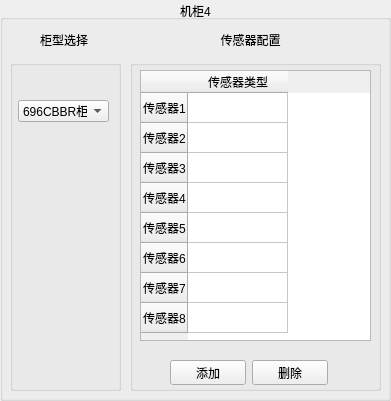
      <widget class="QGroupBox" name="groupBox_61">
       <property name="geometry">
        <rect>
         <x>1210</x>
         <y>10</y>
         <width>391</width>
         <height>401</height>
        </rect>
       </property>
       <property name="title">
        <string>机柜4</string>
       </property>
       <property name="alignment">
        <set>Qt::AlignCenter</set>
       </property>
       <widget class="QGroupBox" name="groupBox_62">
        <property name="geometry">
         <rect>
          <x>710</x>
          <y>0</y>
          <width>211</width>
          <height>281</height>
         </rect>
        </property>
        <property name="title">
         <string>机柜1</string>
        </property>
       </widget>
       <widget class="QGroupBox" name="groupBox_63">
        <property name="geometry">
         <rect>
          <x>10</x>
          <y>60</y>
          <width>111</width>
          <height>331</height>
         </rect>
        </property>
        <property name="title">
         <string/>
        </property>
        <widget class="QComboBox" name="Cabinet_comboBox_4852_master_c4">
         <property name="geometry">
          <rect>
           <x>8</x>
           <y>40</y>
           <width>91</width>
           <height>22</height>
          </rect>
         </property>
         <item>
          <property name="text">
           <string>696CBBR柜</string>
          </property>
         </item>
         <item>
          <property name="text">
           <string>C柜</string>
          </property>
         </item>
         <item>
          <property name="text">
           <string>D柜</string>
          </property>
         </item>
         <item>
          <property name="text">
           <string>V柜</string>
          </property>
         </item>
         <item>
          <property name="text">
           <string>696CB柜</string>
          </property>
         </item>
         <item>
          <property name="text">
           <string>BE柜</string>
          </property>
         </item>
         <item>
          <property name="text">
           <string>DE柜</string>
          </property>
         </item>
         <item>
          <property name="text">
           <string>F柜</string>
          </property>
         </item>
         <item>
          <property name="text">
           <string>M柜</string>
          </property>
         </item>
         <item>
          <property name="text">
           <string>PT柜</string>
          </property>
         </item>
         <item>
          <property name="text">
           <string>PTC500柜</string>
          </property>
         </item>
         <item>
          <property name="text">
           <string>PTC600柜</string>
          </property>
         </item>
         <item>
          <property name="text">
           <string>SL柜</string>
          </property>
         </item>
         <item>
          <property name="text">
           <string>SV25SV20柜</string>
          </property>
         </item>
         <item>
          <property name="text">
           <string>SV柜</string>
          </property>
         </item>
         <item>
          <property name="text">
           <string>V25V20柜</string>
          </property>
         </item>
        </widget>
        <widget class="QLabel" name="picture_lable_4852_master_c4">
         <property name="geometry">
          <rect>
           <x>20</x>
           <y>70</y>
           <width>71</width>
           <height>211</height>
          </rect>
         </property>
         <property name="text">
          <string/>
         </property>
        </widget>
       </widget>
       <widget class="QTableWidget" name="tableWidget_4852_master_c4">
        <property name="geometry">
         <rect>
          <x>140</x>
          <y>70</y>
          <width>231</width>
          <height>271</height>
         </rect>
        </property>
        <property name="lineWidth">
         <number>1</number>
        </property>
        <property name="autoScrollMargin">
         <number>16</number>
        </property>
        <row>
         <property name="text">
          <string>传感器1</string>
         </property>
        </row>
        <row>
         <property name="text">
          <string>传感器2</string>
         </property>
        </row>
        <row>
         <property name="text">
          <string>传感器3</string>
         </property>
        </row>
        <row>
         <property name="text">
          <string>传感器4</string>
         </property>
        </row>
        <row>
         <property name="text">
          <string>传感器5</string>
         </property>
        </row>
        <row>
         <property name="text">
          <string>传感器6</string>
         </property>
        </row>
        <row>
         <property name="text">
          <string>传感器7</string>
         </property>
        </row>
        <row>
         <property name="text">
          <string>传感器8</string>
         </property>
        </row>
        <column>
         <property name="text">
          <string>传感器类型</string>
         </property>
        </column>
       </widget>
       <widget class="QLabel" name="label_69">
        <property name="geometry">
         <rect>
          <x>200</x>
          <y>30</y>
          <width>101</width>
          <height>20</height>
         </rect>
        </property>
        <property name="text">
         <string>传感器配置</string>
        </property>
        <property name="alignment">
         <set>Qt::AlignCenter</set>
        </property>
       </widget>
       <widget class="QLabel" name="label_70">
        <property name="geometry">
         <rect>
          <x>40</x>
          <y>30</y>
          <width>54</width>
          <height>20</height>
         </rect>
        </property>
        <property name="text">
         <string>柜型选择</string>
        </property>
       </widget>
       <widget class="QGroupBox" name="groupBox_64">
        <property name="geometry">
         <rect>
          <x>130</x>
          <y>60</y>
          <width>251</width>
          <height>331</height>
         </rect>
        </property>
        <property name="title">
         <string/>
        </property>
        <widget class="QWidget" name="layoutWidget_17">
         <property name="geometry">
          <rect>
           <x>40</x>
           <y>300</y>
           <width>158</width>
           <height>25</height>
          </rect>
         </property>
         <layout class="QHBoxLayout" name="horizontalLayout_54">
          <item>
           <widget class="QPushButton" name="addBt_4852_master_c4">
            <property name="text">
             <string>添加</string>
            </property>
           </widget>
          </item>
          <item>
           <widget class="QPushButton" name="deleteBt_4852_master_c4">
            <property name="text">
             <string>删除</string>
            </property>
           </widget>
          </item>
         </layout>
        </widget>
       </widget>
       <zorder>groupBox_64</zorder>
       <zorder>groupBox_62</zorder>
       <zorder>groupBox_63</zorder>
       <zorder>tableWidget_4852_master_c4</zorder>
       <zorder>label_69</zorder>
       <zorder>label_70</zorder>
      </widget>
